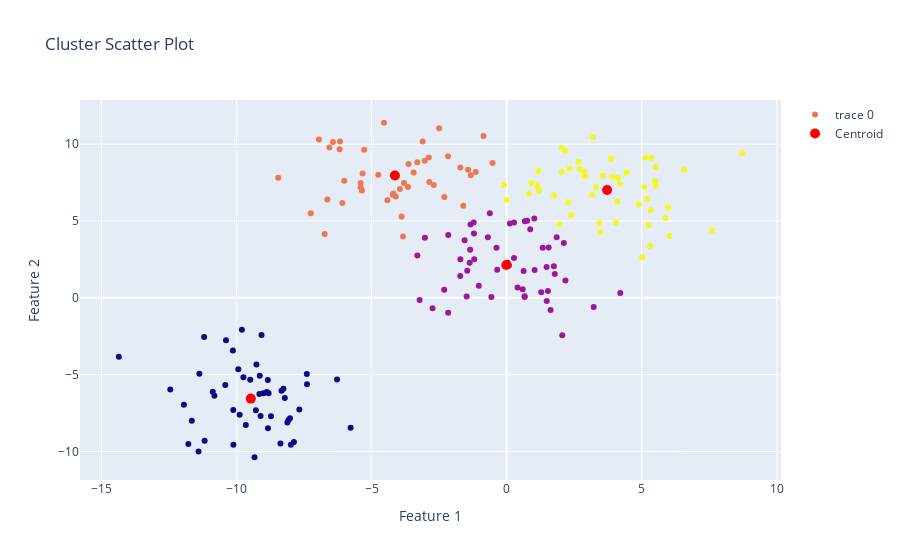

Notebook source saved alongside this figure:
### Code cell
import plotly.graph_objects as go

def plot_cluster_scatter(data, y_predict, cluster_centers):
    fig = go.Figure()
    fig.add_trace(go.Scatter(x=data[:, 0], y=data[:, 1], mode='markers', marker=dict(color=y_predict)))
    fig.add_trace(go.Scatter(x=cluster_centers[:, 0], y=cluster_centers[:, 1], mode='markers', marker=dict(color='RED', size=10), name='Centroid'))
    fig.update_layout(xaxis_title='Feature 1', yaxis_title='Feature 2', title='Cluster Scatter Plot', showlegend=True)
    fig.show()

plot_cluster_scatter(data[0], y_predict, kmeans.cluster_centers_)

### Figure 1 — Plotly figure (JSON) as saved in the notebook; plotly's stock layout.template omitted (floating-point values rounded to 4 significant figures; data arrays with more than 128 entries replaced by an {"elided": "..."} marker saying what was removed)
{"data": [{"marker": {"color": {"elided": "200 int values"}}, "mode": "markers", "type": "scatter", "x": {"elided": "200 float values"}, "y": {"elided": "200 float values"}}, {"marker": {"color": "RED", "size": 10}, "mode": "markers", "name": "Centroid", "type": "scatter", "x": [-9.469, -0.01231, -4.136, 3.717], "y": [-6.561, 2.134, 7.954, 7.014]}], "layout": {"showlegend": true, "title": {"text": "Cluster Scatter Plot"}, "xaxis": {"title": {"text": "Feature 1"}}, "yaxis": {"title": {"text": "Feature 2"}}}}
